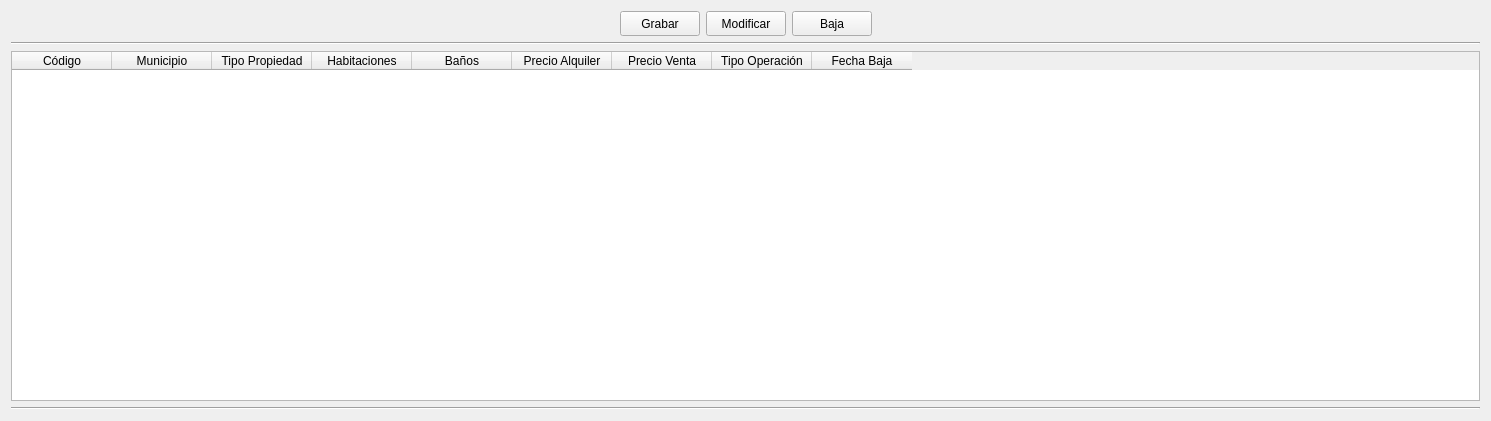
       <widget class="QWidget" name="layoutWidget">
        <property name="geometry">
         <rect>
          <x>30</x>
          <y>340</y>
          <width>1491</width>
          <height>403</height>
         </rect>
        </property>
        <layout class="QGridLayout" name="gridLayout_5">
         <item row="2" column="0">
          <widget class="QTableWidget" name="tablaPropiedades">
           <property name="minimumSize">
            <size>
             <width>1250</width>
             <height>350</height>
            </size>
           </property>
           <property name="maximumSize">
            <size>
             <width>16777215</width>
             <height>16777215</height>
            </size>
           </property>
           <property name="editTriggers">
            <set>QAbstractItemView::NoEditTriggers</set>
           </property>
           <property name="alternatingRowColors">
            <bool>true</bool>
           </property>
           <property name="selectionMode">
            <enum>QAbstractItemView::SingleSelection</enum>
           </property>
           <property name="selectionBehavior">
            <enum>QAbstractItemView::SelectRows</enum>
           </property>
           <attribute name="verticalHeaderVisible">
            <bool>false</bool>
           </attribute>
           <column>
            <property name="text">
             <string>Código</string>
            </property>
           </column>
           <column>
            <property name="text">
             <string>Municipio</string>
            </property>
           </column>
           <column>
            <property name="text">
             <string>Tipo Propiedad</string>
            </property>
           </column>
           <column>
            <property name="text">
             <string>Habitaciones</string>
            </property>
           </column>
           <column>
            <property name="text">
             <string>Baños</string>
            </property>
           </column>
           <column>
            <property name="text">
             <string>Precio Alquiler</string>
            </property>
           </column>
           <column>
            <property name="text">
             <string>Precio Venta</string>
            </property>
           </column>
           <column>
            <property name="text">
             <string>Tipo Operación</string>
            </property>
           </column>
           <column>
            <property name="text">
             <string>Fecha Baja</string>
            </property>
           </column>
          </widget>
         </item>
         <item row="3" column="0" rowspan="2">
          <widget class="Line" name="line_4">
           <property name="orientation">
            <enum>Qt::Horizontal</enum>
           </property>
          </widget>
         </item>
         <item row="0" column="0">
          <layout class="QHBoxLayout" name="horizontalLayout_2">
           <property name="sizeConstraint">
            <enum>QLayout::SetMaximumSize</enum>
           </property>
           <item>
            <spacer name="horizontalSpacer_9">
             <property name="orientation">
              <enum>Qt::Horizontal</enum>
             </property>
             <property name="sizeHint" stdset="0">
              <size>
               <width>40</width>
               <height>20</height>
              </size>
             </property>
            </spacer>
           </item>
           <item alignment="Qt::AlignHCenter">
            <widget class="QPushButton" name="btnGrabarprop">
             <property name="minimumSize">
              <size>
               <width>80</width>
               <height>25</height>
              </size>
             </property>
             <property name="maximumSize">
              <size>
               <width>80</width>
               <height>25</height>
              </size>
             </property>
             <property name="text">
              <string>Grabar</string>
             </property>
            </widget>
           </item>
           <item alignment="Qt::AlignHCenter">
            <widget class="QPushButton" name="btnModifprop">
             <property name="minimumSize">
              <size>
               <width>80</width>
               <height>25</height>
              </size>
             </property>
             <property name="maximumSize">
              <size>
               <width>80</width>
               <height>25</height>
              </size>
             </property>
             <property name="text">
              <string>Modificar</string>
             </property>
            </widget>
           </item>
           <item alignment="Qt::AlignHCenter">
            <widget class="QPushButton" name="btnDelprop">
             <property name="minimumSize">
              <size>
               <width>80</width>
               <height>25</height>
              </size>
             </property>
             <property name="maximumSize">
              <size>
               <width>80</width>
               <height>25</height>
              </size>
             </property>
             <property name="text">
              <string>Baja</string>
             </property>
            </widget>
           </item>
           <item>
            <spacer name="horizontalSpacer_10">
             <property name="orientation">
              <enum>Qt::Horizontal</enum>
             </property>
             <property name="sizeHint" stdset="0">
              <size>
               <width>40</width>
               <height>20</height>
              </size>
             </property>
            </spacer>
           </item>
          </layout>
         </item>
         <item row="1" column="0">
          <widget class="Line" name="line_3">
           <property name="orientation">
            <enum>Qt::Horizontal</enum>
           </property>
          </widget>
         </item>
        </layout>
       </widget>
